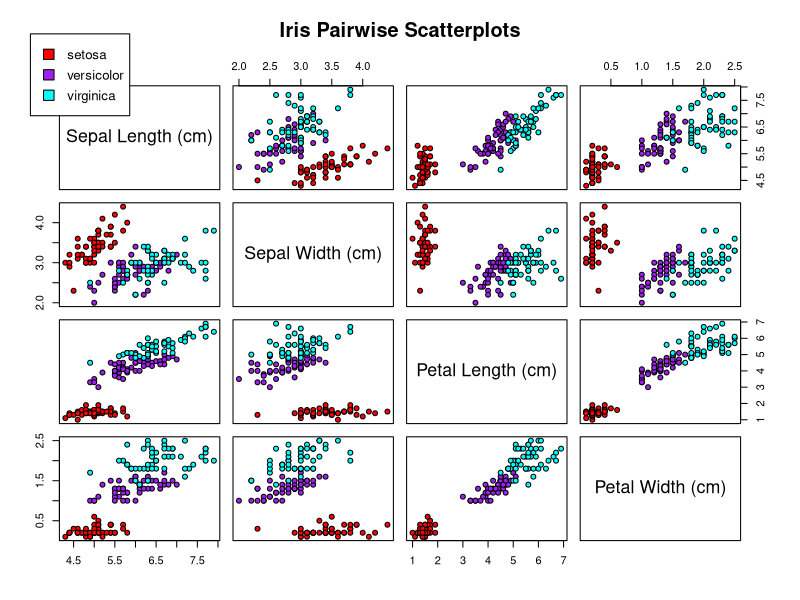
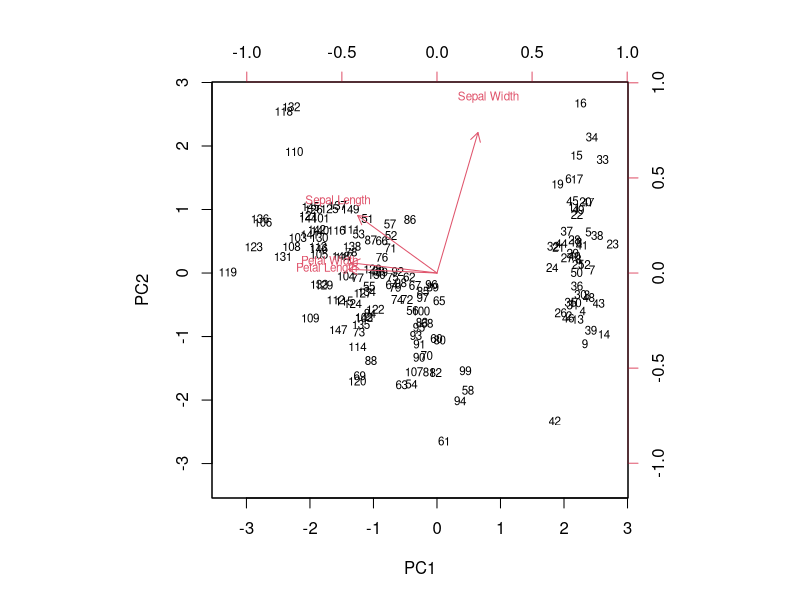
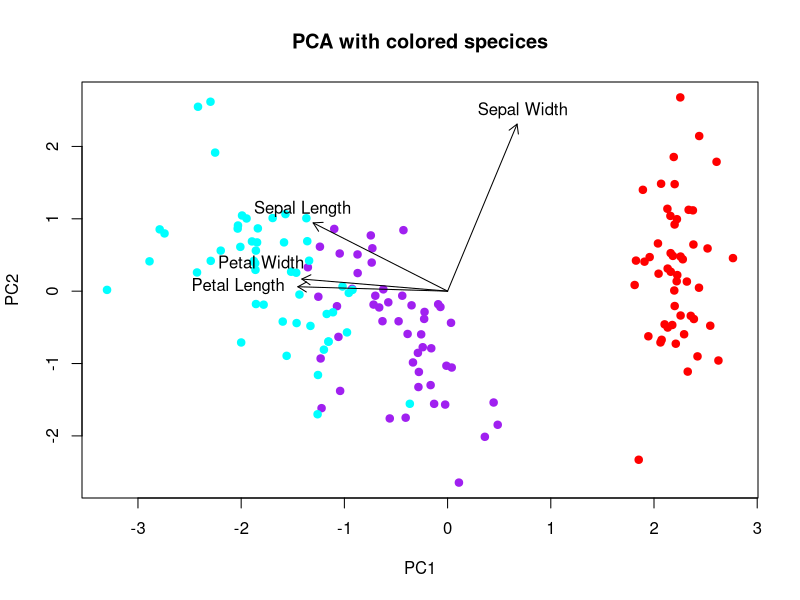
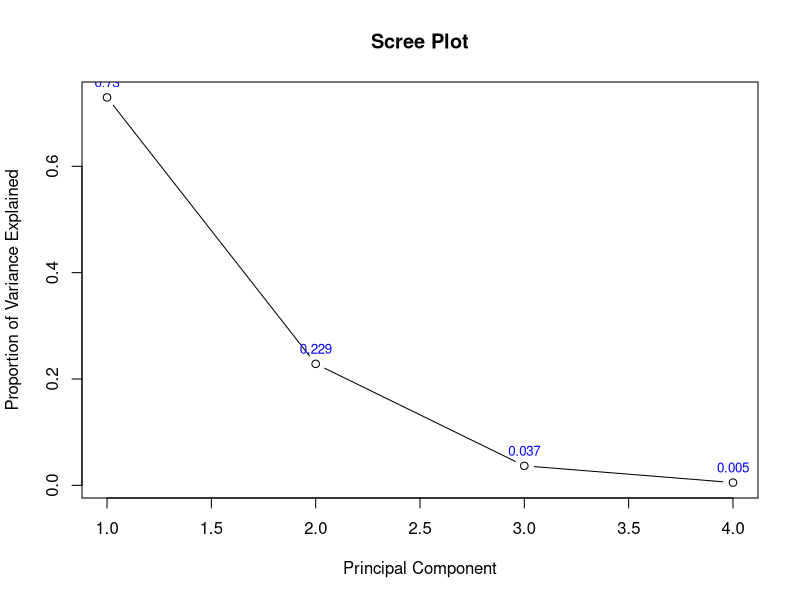
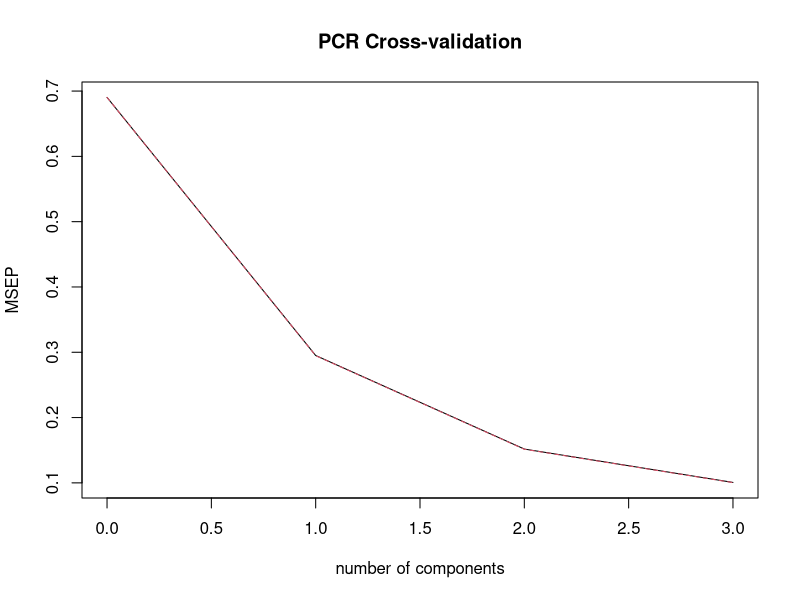
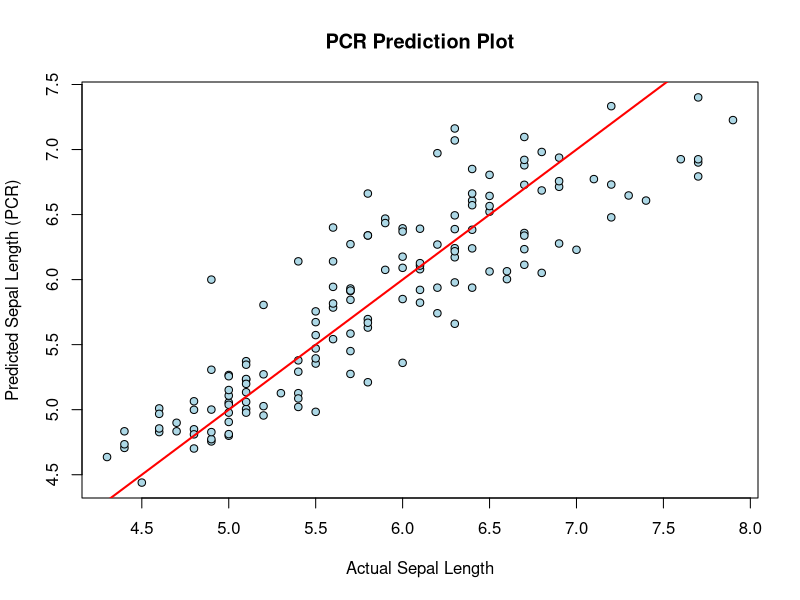
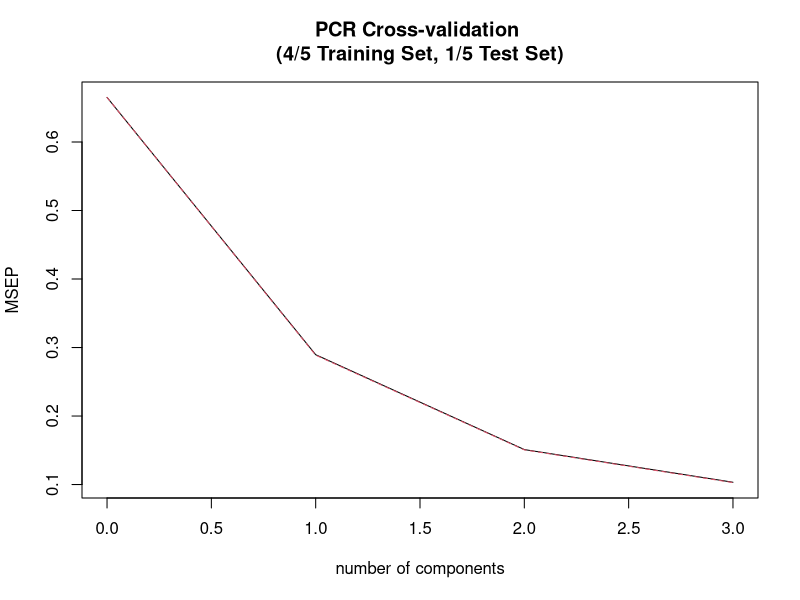
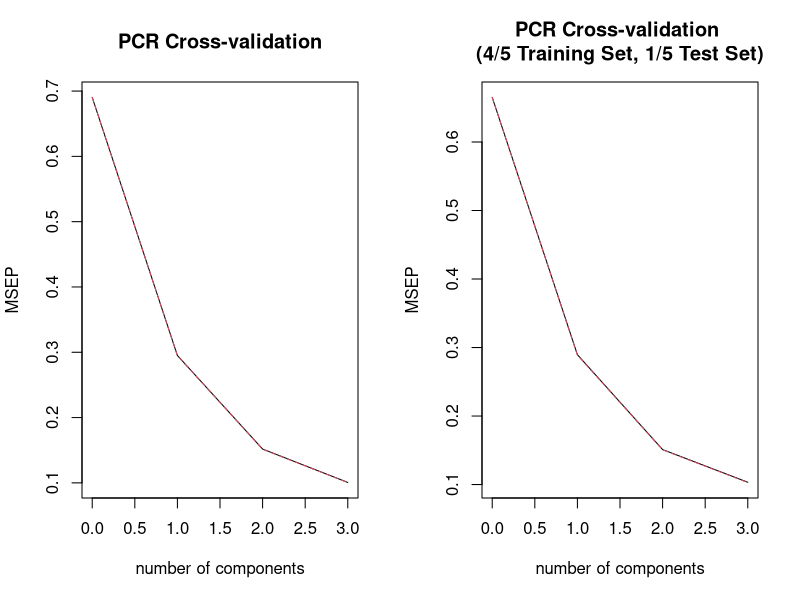

R code for these plots, in order:
## ---- chunk 1
knitr::opts_chunk$set(
  collapse = TRUE,
  fig.align="center",
  fig.pos="t",
  strip.white = TRUE
)
## ---- chunk 2
species=iris$Species
species_colors = c("red", "purple", "cyan")[unclass(iris$Species)]
pairs(
  iris[, 1:4],
  main = "Iris Pairwise Scatterplots",
  labels =c("Sepal Length (cm)","Sepal Width (cm)", "Petal Length (cm)","Petal Width (cm)"),
  pch = 21,
  bg  = c("red", "purple", "cyan")[unclass(iris$Species)]
)

legend(
  "topleft",
  legend = levels(iris$Species),
  fill = c("red", "purple", "cyan"),
  cex = 0.8,
  xpd=TRUE
)

## ---- chunk 3
pr.out=prcomp(iris[, 1:4], scale=TRUE) # exclude Species because it is category

#I just change the rotation based on my preference
pr.out$rotation = -pr.out$rotation 
pr.out$x = -pr.out$x

#I changed the columns name, my preference
rownames(pr.out$rotation) =c("Sepal Length","Sepal Width", "Petal Length","Petal Width")
biplot(pr.out, scale = 0,
       cex=0.7,
      bg  = c("red", "purple", "cyan")[unclass(iris$Species)])
summary(pr.out)
## ---- chunk 4
loadings=pr.out$rotation
scores=pr.out$x
plot(scores[,1], scores[,2], #PC1 and PC2 
     col=c("red", "purple", "cyan")[unclass(iris$Species)],
     pch=19,
     xlab="PC1",
     ylab="PC2",
     main="PCA with colored specices")

# adding vector for each variables
arrows(0, 0, loadings[,1]*2.5, loadings[,2]*2.5, length = 0.1, col = "black")
#labeling vectors
text(loadings[1,1]*2.7, loadings[1,2]*3.0, labels = rownames(loadings)[1], col = "black")
text(loadings[2,1]*2.7,loadings[2,2]*2.7,labels=rownames(loadings)[2],col="black")
text(loadings[3,1]*3.5,loadings[3,2]*2.7,labels=rownames(loadings)[3],col="black")
text(loadings[4,1]*3.2,loadings[4,2]*6,labels=rownames(loadings)[4],col="black")


## ---- chunk 5
# I calculate the Proportion of Variance Explained by Principal Component.
pr.var = pr.out$sdev^2
pve=pr.var/sum(pr.var)

#plotting the proportion of variance explained vs principal component
plot(pve, type = "b",
     xlab = "Principal Component",
     ylab = "Proportion of Variance Explained",
     main = "Scree Plot")

text(x = 1:length(pve),
     y = pve,
     labels = round(pve, 3),
     pos = 3,   # position: 3 = above
     cex = 0.8, # text size
     col = "blue")
## ---- chunk 6
library(pls)
set.seed(1)
pcr.out= pcr(Sepal.Length ~ Sepal.Width + Petal.Length + Petal.Width,
                 data = iris,
                 scale = TRUE,   # standardize variables
                 validation = "CV")

#plot the validation
validationplot(pcr.out, val.type = "MSEP", main = "PCR Cross-validation")

#plot the predictions
predictions= predict(pcr.out, ncomp = 2, newdata = iris)
plot(iris$Sepal.Length, predictions,
     xlab = "Actual Sepal Length",
     ylab = "Predicted Sepal Length (PCR)",
     main = "PCR Prediction Plot",
     pch = 21, bg = "lightblue")
abline(0, 1, col = "red", lwd = 2)
summary(pcr.out)

## ---- chunk 7
set.seed(200)

#spliting the data
training_index=sample(1:nrow(iris), size=(4/5)*nrow(iris))
training_set=iris[training_index,]
test_set=iris[-training_index,]

#performing pcr on splitting data
pcr_out_training=pcr(Sepal.Length~Sepal.Width + Petal.Length + Petal.Width, data=training_set, scale=TRUE, validation="CV")
validationplot(pcr_out_training, 
               val.type = "MSEP", 
               main = "PCR Cross-validation \n(4/5 Training Set, 1/5 Test Set)")

#ploting side by side the validation plot of full data set and splitted data set
par(mfrow = c(1, 2)) 
validationplot(pcr.out, 
               val.type = "MSEP", 
               main = "PCR Cross-validation")
validationplot(pcr_out_training, 
               val.type = "MSEP", 
               main = "PCR Cross-validation \n(4/5 Training Set, 1/5 Test Set)")
par(mfrow = c(1, 1))


## ---- chunk 8
#Using model on training set to predict sepal length on test set
predictions_on_test_set= predict(pcr_out_training, ncomp = 2, newdata =test_set )
mse = mean((test_set$Sepal.Length - predictions_on_test_set)^2)
bias= mean(test_set$Sepal.Length - predictions_on_test_set) # very close to 0 so 
                                                    # I assume it is unbias
range_sepal_length=range(iris$Sepal.Length)
## ---- chunk 9
#plotting side by side the preidiction plot and also the residuals plot,
#making it easier to interpret.
par(mfrow = c(1, 2)) 
residuals_pred_real=test_set$Sepal.Length-predictions_on_test_set
plot(predictions_on_test_set,residuals_pred_real,
     xlab = "Predicted Sepal Length (PCR)",
     ylab = "Residuals",
     main = "Differences Between The Actual \nand Predicted Sepal Length",
     pch = 21, bg = "lightblue",
     ylim = c(-max(test_set$Sepal.Length),max(test_set$Sepal.Length))) # I change the
                            # range to illustrate how big or small residuals really is
                            # compared to its possible range
abline(h=0, col="red", lwd=2)

plot(test_set$Sepal.Length, predictions_on_test_set,
     xlab = "Actual Sepal Length",
     ylab = "Predicted Sepal Length (PCR)",
     main = "PCR Prediction Plot \n(4/5 Training Set, 1/5 Test Set)",
     pch = 21, bg = "lightblue")
abline(0, 1, col = "red", lwd = 2)
par(mfrow = c(1, 1))
## ---- chunk 10
#this part is to check on my interpretation more accurately
lm_pred_real=lm(predictions_on_test_set~test_set$Sepal.Length)
summary(lm_pred_real)
## ---- chunk 11
# we predict per capital crime rate
# so I extract all other predictors except "crim"
library(MASS)
library(car)
predictors=Boston[,2:length(Boston)] # "crim" index is 1, so I exclude it
crim_predictors= lapply(predictors, function(x) lm(Boston$crim ~ x)) # perform simple                                                          #linear model for each predictor
results = data.frame(
  Predictor = names(predictors),
  Coefficient = sapply(crim_predictors, function(y) coef(y)[2]),
  P_value = sapply(crim_predictors, function(y) summary(y)$coefficients[2, 4])
)
results
## ---- chunk 12
#performing linear regression on all predictors except "chas"
# Make sure predictors are correctly defined by name
chas = predictors$chas
dis  = predictors$dis
rad  = predictors$rad

# Fit models
crim_vs_chas = lm(Boston$crim ~ chas)
crim_vs_dis  = lm(Boston$crim ~ dis)
crim_vs_rad  = lm(Boston$crim ~ rad)


pairs(Boston[, c("crim", "dis", "rad", "chas")],
      main = "Pairwise Relationships with crim",
      col = "darkorange", pch = 19)
## ---- chunk 13
summary(crim_vs_chas)
## ---- chunk 14
summary(crim_vs_dis)
## ---- chunk 15
summary(crim_vs_rad)
## ---- chunk 16
boxplot(crim ~ as.factor(rad), 
        data = Boston,
        main = "Crime Rate by Highway Accessibility (rad)",
        xlab = "Accessibility to Radial Highways (rad index)",
        ylab = "Per Capita Crime Rate (crim)",
        col = "lightblue",
        border = "gray40",
        cex.axis = 0.8)
## ---- chunk 17
# perform multiple linear regression with reponse to be criminal rate per capita
# the rest are predictors
mlr=lm(crim~., data=Boston)
summary(mlr)
## ---- chunk 18
multi_coef= coef(mlr)[-1]  # remove intercept
multi_results= data.frame(
  Predictor= names(multi_coef),
  Multiple_Coefficient = multi_coef)
comparison= merge(results, multi_results, by = "Predictor")
head(comparison)

#plotting
plot(comparison$Coefficient, comparison$Multiple_Coefficient,
     xlab = "Simple Regression Coefficient (a)",
     ylab = "Multiple Regression Coefficient (b)",
     main = "Comparison of Coefficients:\n Simple vs Multiple Regression",
     pch = 21, bg = "lightblue")
abline(0, 1, col = "red", lwd = 2)  # line of equality
text(comparison$Coefficient, comparison$Multiple_Coefficient,
     labels = comparison$Predictor, pos = 4, cex = 0.7)
vif(mlr)
## ---- chunk 19
new_data=Boston[, -10] #tax is 10, eliminate tax
new_mlr= lm(crim~., data=new_data)
vif(new_mlr)
## ---- chunk 20
# create a data frame for nonlinear-model,
# containing predictors name, its quadratic p-value and cubic p-value
nonlinear_results = data.frame(Predictor = names(predictors),
                                X2 = NA, 
                                X3 = NA)
for (i in 1:length(predictors)) {
  x = predictors[[i]]
  model = lm(Boston$crim ~ x + I(x^2) + I(x^3))
  coefs = summary(model)$coefficients
  if (nrow(coefs) >= 4) {  # check that cubic term exists
    nonlinear_results$X2[i] = coefs[3, 4] #[3,4] p-value for quadratic term
    nonlinear_results$X3[i] = coefs[4, 4] #[4,4] p-value for cubic term
  }
}
nonlinear_results
## ---- chunk 21
nox = predictors$nox
black  = predictors$black
medv  = predictors$medv

# Fit models
crim_vs_black = lm(Boston$crim ~ black)
crim_vs_nox  = lm(Boston$crim ~ nox)
crim_vs_medv  = lm(Boston$crim ~ rad)


pairs(Boston[, c("crim", "nox", "medv", "black")],
      main = "Pairwise Relationships with crim",
      col = "darkorange", pch = 19)
